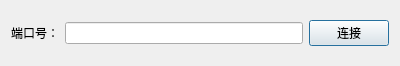
<?xml version="1.0" encoding="UTF-8"?>
<ui version="4.0">
 <class>NetWorkConfigDialog</class>
 <widget class="QDialog" name="NetWorkConfigDialog">
  <property name="geometry">
   <rect>
    <x>0</x>
    <y>0</y>
    <width>400</width>
    <height>66</height>
   </rect>
  </property>
  <property name="windowTitle">
   <string>Dialog</string>
  </property>
  <layout class="QGridLayout" name="gridLayout_2">
   <item row="0" column="0">
    <layout class="QGridLayout" name="gridLayout">
     <item row="0" column="0">
      <widget class="QLabel" name="label_2">
       <property name="text">
        <string>端口号：</string>
       </property>
      </widget>
     </item>
     <item row="0" column="1">
      <widget class="QLineEdit" name="lineEdit_2"/>
     </item>
     <item row="0" column="2">
      <widget class="QPushButton" name="pushButton">
       <property name="text">
        <string>连接</string>
       </property>
      </widget>
     </item>
    </layout>
   </item>
  </layout>
 </widget>
 <resources/>
 <connections/>
</ui>
